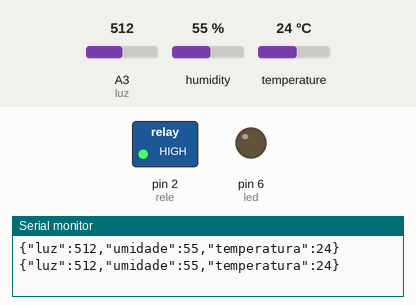
A sketch run on a simulated Arduino Uno, built with avr-gcc and run on an emulated ATmega328P. On the bench: switched loads named in the sketch (green lamp = pin HIGH), output pins drawn as LEDs (lit = HIGH), the last lines printed to the serial monitor. The inputs (shaded band) are chosen by the test bench; at power-on: humidity 55 %, A3 (luz) = 512, temperature 24 °C.

Above: at 1.2 s.
1.3 s: humidity set to 64 %
3.2 s: humidity set to 67 %
At 5.1 s:
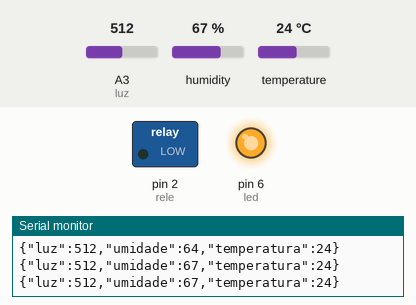
5.5 s: humidity set to 22 %
At 6.5 s:
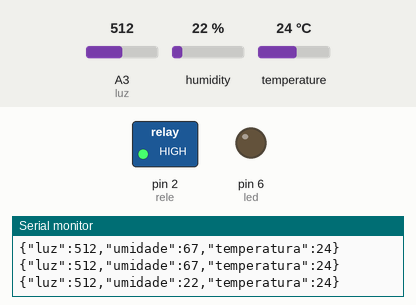
7.6 s: humidity set to 68 %
At 9.1 s:
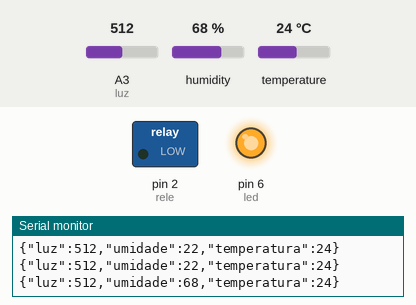
Timing chart, 0 to 10.6 s (numbered marks = the images above; inputs shaded):
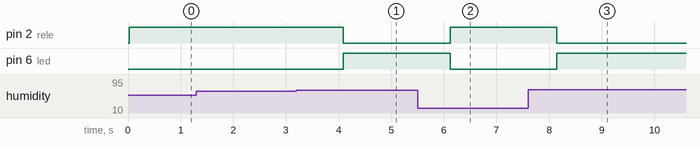

The sketch:

Nac02ProjetoIncio.ino
```cpp
#include "DHT.h"
#define DHTPIN A2 // pino que estamos conectado
#define DHTTYPE DHT11
#include <ArduinoJson.h>
DHT dht(DHTPIN, DHTTYPE);


const int luz=A3;
const int TAMANHO = 200;
const int rele=2;
const int led =6;

void setup() {
   Serial.begin(9600);
   dht.begin();
   pinMode(rele,OUTPUT);
   pinMode(led,OUTPUT);
}

void loop() {


  if (Serial.available() > 0) {
    //Lê o texto disponível na porta serial:
   char texto[TAMANHO];
     Serial.readBytesUntil('\n', texto, TAMANHO);
     //Grava o texto recebido como JSON
     StaticJsonBuffer<TAMANHO> jsonBuffer;
     JsonObject& json = jsonBuffer.parseObject(texto);
     if(json.success()) {
       if( json.containsKey("led")){
           analogWrite(led, json["led"]);
            delay(4000);
       }


       if( json.containsKey("rele")){
          if(json["rele"]=true){
             digitalWrite(rele,LOW);
              delay(4000);
           }

        if(json["rele"]=false){
          digitalWrite(rele,HIGH);
           delay(4000);
           }
       }

       }

 }


 StaticJsonBuffer<TAMANHO> jsonBuffer;
 JsonObject& json = jsonBuffer.createObject();
 json["luz"] = analogRead(luz);
 json["umidade"] =  dht.readHumidity();
 json["temperatura"] = dht.readTemperature();
 json.printTo(Serial); Serial.println();


  if(json["luz"]<550 && json["umidade"]>65){
     digitalWrite(rele,LOW);
     digitalWrite(led,HIGH);

    }else{
    digitalWrite(rele,HIGH);
    digitalWrite(led,LOW);
   }
    delay(1000);
}
```

Measured:
- the behaviour switches between 65 and 66 % on humidity (found by bisection; images 0 and 1)
- after the input at 3.2 s, pin 2 (rele): HIGH → LOW after 0.89 s; pin 6 (led): LOW → HIGH after 0.89 s
- after the input at 5.5 s, pin 2 (rele): LOW → HIGH after 0.62 s; pin 6 (led): HIGH → LOW after 0.62 s
- after the input at 7.6 s, pin 2 (rele): HIGH → LOW after 0.55 s; pin 6 (led): LOW → HIGH after 0.55 s
